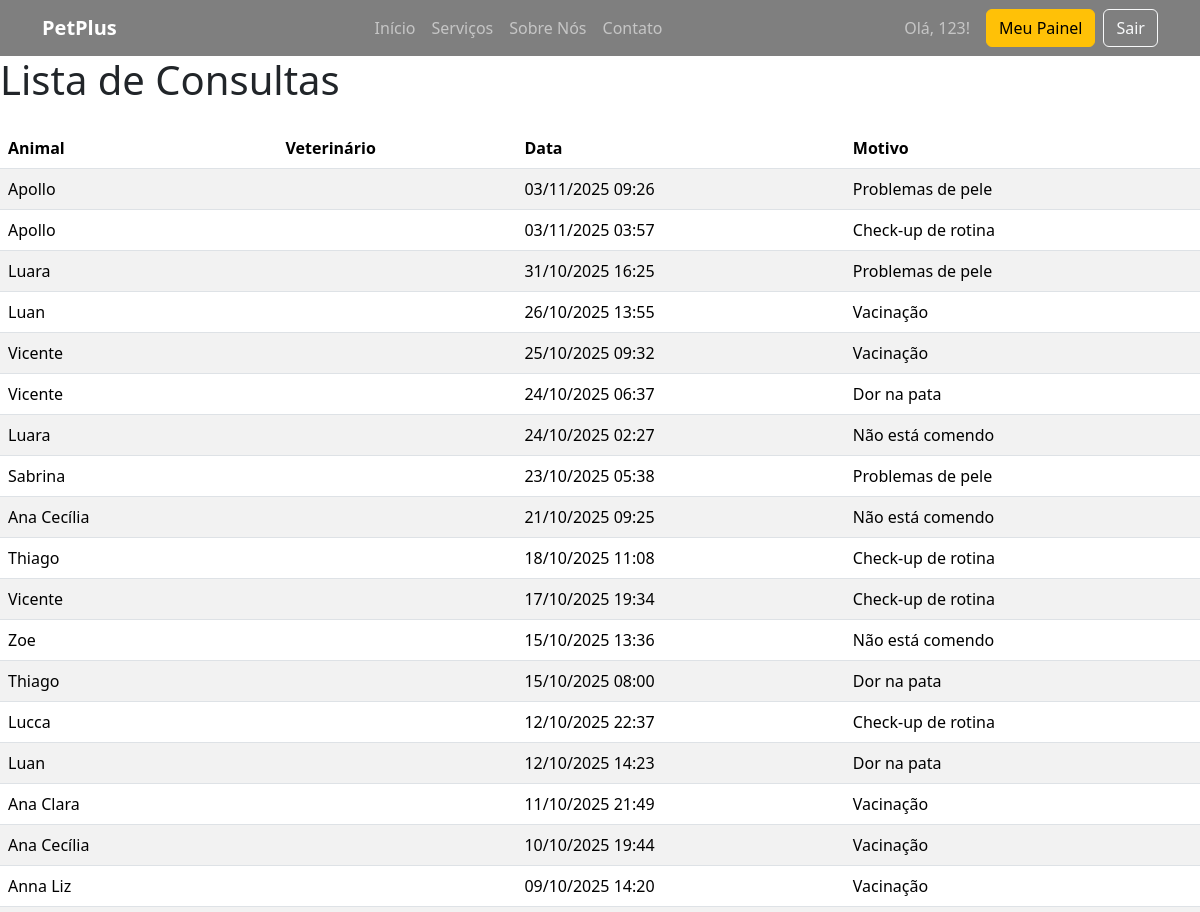
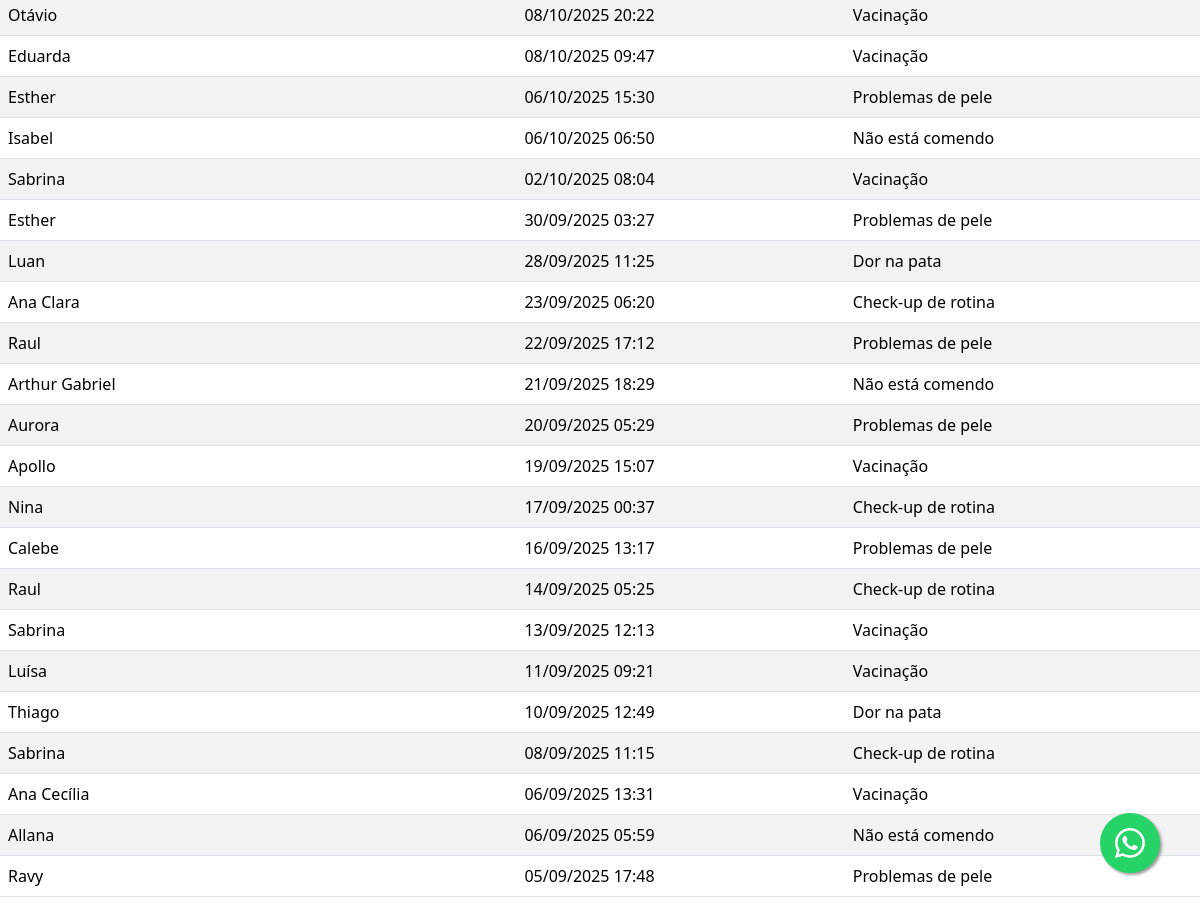
Screenshot of /consultas/ (signed in) with the database file from the repository (2 pictures, top to bottom).
### core/models.py (models this page shows, shortened)
class Usuario(AbstractUser):
    email = models.EmailField(unique=True)
    SEXO = [
        ('M', 'Masculino'),
        ('F', 'Feminino'),
        ('O', 'Outros'),
    ]
    cpf = models.CharField(max_length=11, unique=True, blank=False, null=False)
    telefone = models.CharField(max_length=15)
    data_nascimento = models.DateField(null=True, blank=True)
    sexo = models.CharField(max_length=1, choices=SEXO)
    endereco = models.TextField(blank=False, null=False)

class Consulta(models.Model):
    animal = models.ForeignKey(Animal, on_delete=models.CASCADE)
    veterinario = models.ForeignKey(
        settings.AUTH_USER_MODEL,
        on_delete=models.SET_NULL,
        null=True,
        limit_choices_to={'groups__name' : 'Veterinarios'}
    )
    data = models.DateTimeField(blank=False, null=False)
    motivo = models.TextField(blank=False, null=False)
    observacoes = models.TextField(blank=True)

class Animal(models.Model):
    ESPECIES = [
        ('C', 'Cachorro'),
        ('G', 'Gato'),
        ('O', 'Outros'),
    ]
    SEXO = [
        ('M', 'Macho'),
        ('F', 'Fêmea'),
    ]
    nome = models.CharField(max_length=100)
    dono = models.ForeignKey(Cliente, on_delete=models.CASCADE, related_name='animais', blank=False, null=False)
    especie = models.CharField(max_length=1, choices=ESPECIES)
    raca = models.CharField(max_length=100)
    data_nascimento = models.DateField(null=True, blank=True)
    peso = models.DecimalField(max_digits=5, decimal_places=2, null=True, blank=True)
    sexo = models.CharField(max_length=1, choices=SEXO)
    observacoes = models.TextField(blank=True)

### core/views.py (the view)
# urls.py: path('consultas/', views.lista_consultas, name='lista_consultas'),#acesso da Recepcionista
def lista_consultas(request):
    consultas = Consulta.objects.all().order_by('-data')
    return render(request, 'Recepcionista/lista_consultas.html', {'consultas': consultas})

### templates/Recepcionista/lista_consultas.html
{% extends 'base.html' %}
{% block content %}
  <h1 class="mb-4">Lista de Consultas</h1>
  <table class="table table-striped">
    <thead>
      <tr>
        <th>Animal</th>
        <th>Veterinário</th>
        <th>Data</th>
        <th>Motivo</th>
      </tr>
    </thead>
    <tbody>
      {% for consulta in consultas %}
      <tr>
        <td>{{ consulta.animal.nome }}</td>
        <td>{{ consulta.veterinario.nome }}</td>
        <td>{{ consulta.data|date:"d/m/Y H:i" }}</td>
        <td>{{ consulta.motivo }}</td>
      </tr>
      {% empty %}
      <tr>
        <td colspan="4">Nenhuma consulta cadastrada.</td>
      </tr>
      {% endfor %}
    </tbody>
  </table>
{% endblock %}

### templates/base.html (shortened to what this page needs)
{% load static %}
<!doctype html>
<html lang="pt-br">
<head>
    <link href="https://cdn.jsdelivr.net/npm/bootstrap@5.3.7/dist/css/bootstrap.min.css" rel="stylesheet">
    <link rel="stylesheet" href="https://cdn.jsdelivr.net/npm/bootstrap-icons@1.11.3/font/bootstrap-icons.min.css">
    <link rel="stylesheet" href="{% static 'css/website.css' %}">
</head>
<body>
    <nav class="navbar navbar-expand-lg navbar-dark fixed-top">
        <div class="container">
            <a class="navbar-brand fw-bold" href="{% url 'home' %}">PetPlus</a>
            <div class="collapse navbar-collapse" id="navbarNav">
                <ul class="navbar-nav mx-auto">
                    <li class="nav-item"><a class="nav-link" href="#">Início</a></li>
                    <li class="nav-item"><a class="nav-link" href="#">Serviços</a></li>
                    <li class="nav-item"><a class="nav-link" href="#">Sobre Nós</a></li>
                    <li class="nav-item"><a class="nav-link" href="#">Contato</a></li>
                </ul>
                <div class="d-flex align-items-center">
                    {% if user.is_authenticated %}
                        <span class="navbar-text me-3">
                            Olá, {{ user.first_name|default:user.username }}!
                        </span>
                        <a href="{% url 'redirect_apos_login' %}" class="btn btn-warning me-2">Meu Painel</a>
                        <form action="{% url 'logout' %}" method="post" class="d-inline">
                            <button type="submit" class="btn btn-outline-light">Sair</button>
                        </form>
                    {% else %}
                        <a href="{% url 'login' %}" class="btn btn-outline-light">Login</a>
                    {% endif %}
                </div>
            </div>
        </div>
    </nav>
    <a href="https://api.whatsapp.com/send?phone=SEUNUMERO&text=Olá! Gostaria de mais informações." class="whatsapp-float" target="_blank">
        <i class="bi bi-whatsapp"></i>
    </a>
	<div class="container-fluid p-0">
        {% block content %}
        {% endblock %}
    </div>
</body>
</html>

### static/css/website.css (style rules this page uses)
body { padding-top: 56px; }
.navbar { background-color: rgba(0, 0, 0, 0.5) !important; backdrop-filter: blur(10px); -webkit-backdrop-filter: blur(10px); }
.whatsapp-float { position: fixed; width: 60px; height: 60px; bottom: 40px; right: 40px; background-color: #25d366; color: #FFF; border-radius: 50px; text-align: center; font-size: 30px; box-shadow: 2px 2px 3px #999; z-index: 100; display: flex; align-items: center; justify-content: center; transition: transform 0.2s ease-in-out; }

### rows the page displays
Usuario: first_name "123"
Consulta: animal.nome "Apollo", data "03/11/2025 09:26", motivo "Problemas de pele"
Consulta: animal.nome "Apollo", data "03/11/2025 03:57", motivo "Check-up de rotina"
Consulta: animal.nome "Luara", data "31/10/2025 16:25", motivo "Problemas de pele"
Consulta: animal.nome "Luan", data "26/10/2025 13:55", motivo "Vacinação"
Consulta: animal.nome "Vicente", data "25/10/2025 09:32", motivo "Vacinação"
Consulta: animal.nome "Vicente", data "24/10/2025 06:37", motivo "Dor na pata"
Consulta: animal.nome "Luara", data "24/10/2025 02:27", motivo "Não está comendo"
Consulta: animal.nome "Sabrina", data "23/10/2025 05:38", motivo "Problemas de pele"
Consulta: animal.nome "Ana Cecília", data "21/10/2025 09:25", motivo "Não está comendo"
Consulta: animal.nome "Thiago", data "18/10/2025 11:08", motivo "Check-up de rotina"
Consulta: animal.nome "Vicente", data "17/10/2025 19:34", motivo "Check-up de rotina"
Consulta: animal.nome "Zoe", data "15/10/2025 13:36", motivo "Não está comendo"
Consulta: animal.nome "Thiago", data "15/10/2025 08:00", motivo "Dor na pata"
Consulta: animal.nome "Lucca", data "12/10/2025 22:37", motivo "Check-up de rotina"
Consulta: animal.nome "Luan", data "12/10/2025 14:23", motivo "Dor na pata"
Consulta: animal.nome "Ana Clara", data "11/10/2025 21:49", motivo "Vacinação"
Consulta: animal.nome "Ana Cecília", data "10/10/2025 19:44", motivo "Vacinação"
Consulta: animal.nome "Anna Liz", data "09/10/2025 14:20", motivo "Vacinação"
Consulta: animal.nome "Otávio", data "08/10/2025 20:22", motivo "Vacinação"
Consulta: animal.nome "Eduarda", data "08/10/2025 09:47", motivo "Vacinação"
Consulta: animal.nome "Esther", data "06/10/2025 15:30", motivo "Problemas de pele"
Consulta: animal.nome "Isabel", data "06/10/2025 06:50", motivo "Não está comendo"
Consulta: animal.nome "Sabrina", data "02/10/2025 08:04", motivo "Vacinação"
Consulta: animal.nome "Esther", data "30/09/2025 03:27", motivo "Problemas de pele"
Consulta: animal.nome "Luan", data "28/09/2025 11:25", motivo "Dor na pata"
Consulta: animal.nome "Ana Clara", data "23/09/2025 06:20", motivo "Check-up de rotina"
Consulta: animal.nome "Raul", data "22/09/2025 17:12", motivo "Problemas de pele"
Consulta: animal.nome "Arthur Gabriel", data "21/09/2025 18:29", motivo "Não está comendo"
Consulta: animal.nome "Aurora", data "20/09/2025 05:29", motivo "Problemas de pele"
Consulta: animal.nome "Apollo", data "19/09/2025 15:07", motivo "Vacinação"
Consulta: animal.nome "Nina", data "17/09/2025 00:37", motivo "Check-up de rotina"
Consulta: animal.nome "Calebe", data "16/09/2025 13:17", motivo "Problemas de pele"
Consulta: animal.nome "Raul", data "14/09/2025 05:25", motivo "Check-up de rotina"
Consulta: animal.nome "Sabrina", data "13/09/2025 12:13", motivo "Vacinação"
Consulta: animal.nome "Luísa", data "11/09/2025 09:21", motivo "Vacinação"
Consulta: animal.nome "Thiago", data "10/09/2025 12:49", motivo "Dor na pata"
Consulta: animal.nome "Sabrina", data "08/09/2025 11:15", motivo "Check-up de rotina"
Consulta: animal.nome "Ana Cecília", data "06/09/2025 13:31", motivo "Vacinação"
Consulta: animal.nome "Allana", data "06/09/2025 05:59", motivo "Não está comendo"
Consulta: animal.nome "Ravy", data "05/09/2025 17:48", motivo "Problemas de pele"
